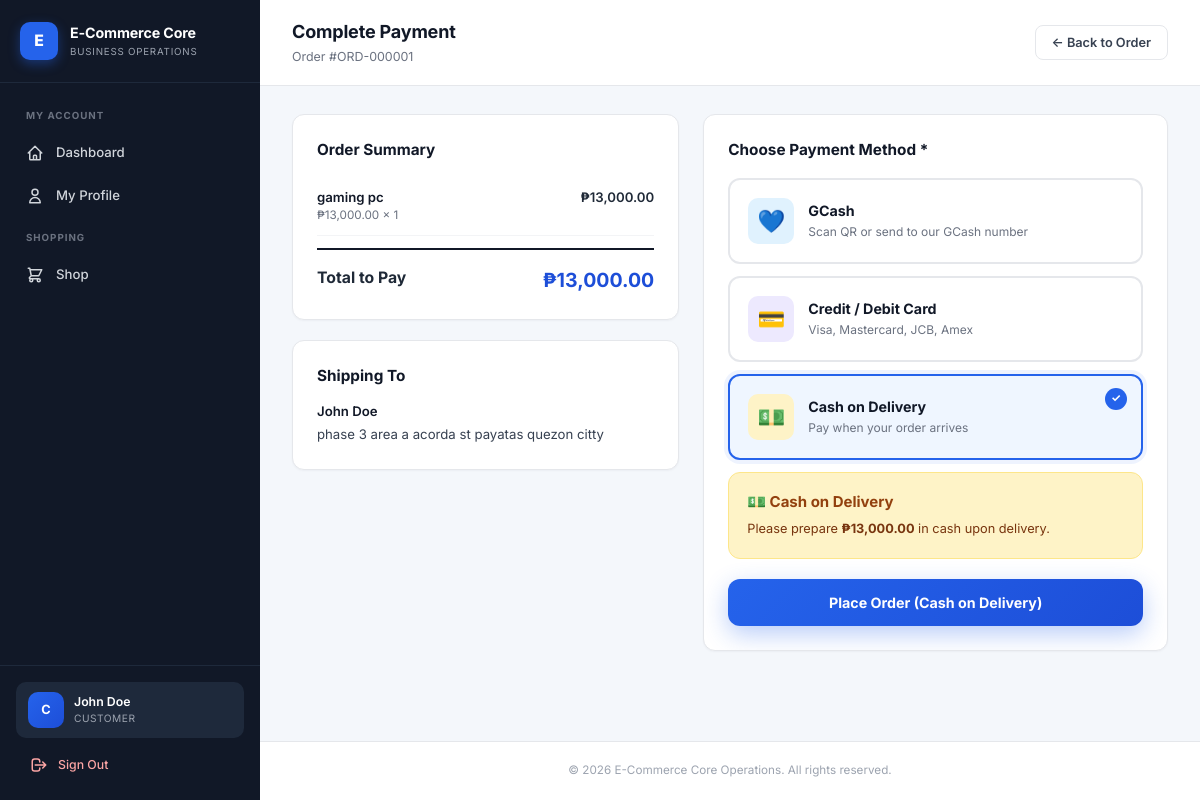
The page /modules/payment.php?id=1 (signed in) on the database its author committed.
### tables this page shows
CREATE TABLE `orders` (
  `id` int(11) NOT NULL,
  `order_number` varchar(20) DEFAULT NULL,
  `user_id` int(11) NOT NULL,
  `total_amount` decimal(10,2) NOT NULL,
  `status` enum('pending','processing','shipped','delivered','cancelled','returned') DEFAULT 'pending',
  `shipping_address` text DEFAULT NULL,
  `contact_phone` varchar(20) DEFAULT NULL,
  `notes` text DEFAULT NULL,
  `payment_method` varchar(50) DEFAULT 'COD',
  `delivery_option` varchar(50) DEFAULT 'standard',
  `delivery_fee` decimal(10,2) DEFAULT 0.00,
  `payment_status` enum('unpaid','pending_verification','paid','refunded') DEFAULT 'unpaid',
  `payment_reference` varchar(100) DEFAULT NULL,
  `payment_proof` varchar(255) DEFAULT NULL,
  `paid_at` datetime DEFAULT NULL,
  `created_at` timestamp NOT NULL DEFAULT current_timestamp()
);

CREATE TABLE `order_items` (
  `id` int(11) NOT NULL,
  `order_id` int(11) NOT NULL,
  `product_id` int(11) NOT NULL,
  `quantity` int(11) NOT NULL,
  `price` decimal(10,2) NOT NULL
);

CREATE TABLE `products` (
  `id` int(11) NOT NULL,
  `name` varchar(150) NOT NULL,
  `description` text DEFAULT NULL,
  `price` decimal(10,2) NOT NULL,
  `category` varchar(50) DEFAULT NULL,
  `stock` int(11) DEFAULT 0,
  `image_url` varchar(255) DEFAULT NULL,
  `created_at` timestamp NOT NULL DEFAULT current_timestamp()
);

### includes/auth.php (called while the page is built, shortened)
<?php
if (!function_exists('baseUrl')) {
    function baseUrl($path = '') {
        $dir = str_replace('\\', '/', dirname($_SERVER['SCRIPT_NAME']));
        $dir = rtrim($dir, '/');
        $dir = preg_replace('#/(modules|api|ai|auth|admin)$#', '', $dir);
        if ($dir === '' || $dir === '.') $dir = '';
        $dir = rtrim($dir, '/') . '/';
        return $dir . ltrim($path, '/');
    }
}
if (!function_exists('e')) {
    function e($s) {
        return htmlspecialchars($s ?? '', ENT_QUOTES, 'UTF-8');
    }
}

### modules/payment.php (the view, shortened to what this page needs)
<?php
require_once __DIR__ . '/../includes/auth.php';
require_once __DIR__ . '/../config/db.php';
$uid = $_SESSION['user_id'];
$orderId = (int)($_GET['id'] ?? 0);
$stmt = $pdo->prepare("SELECT * FROM orders WHERE id = ? AND user_id = ?");
$stmt->execute([$orderId, $uid]);
$order = $stmt->fetch();
$preselectedMethod = $order['payment_method'] ?? '';
$items = $pdo->prepare("SELECT oi.*, p.name, p.image_url FROM order_items oi JOIN products p ON oi.product_id=p.id WHERE oi.order_id=?");
$items->execute([$orderId]);
$orderItems = $items->fetchAll();
require_once __DIR__ . '/../includes/header.php';
?>
<div class="app-layout">
    <?php require __DIR__ . '/../includes/sidebar.php'; ?>
    <div class="main-wrapper">
        <header class="topbar">
            <div class="topbar-left">
                <div>
                    <h2>Complete Payment</h2>
                    <p>Order #<?= e($order['order_number'] ?: 'ORD-' . str_pad($order['id'], 6, '0', STR_PAD_LEFT)) ?></p>
                </div>
            </div>
            <a href="<?= baseUrl('modules/track_order.php?id=' . $orderId) ?>" class="btn btn-secondary">← Back to Order</a>
        </header>
        <div class="page-body">
            <div class="payment-grid">
                <div>
                    <div class="card card-pad" style="margin-bottom:20px;">
                        <h3 class="section-title" style="margin-bottom:16px;">Order Summary</h3>
                        <?php foreach ($orderItems as $it): ?>
                            <div style="display:flex;justify-content:space-between;padding:10px 0;border-bottom:1px solid #f3f4f6;font-size:.88rem;">
                                <div>
                                    <div style="font-weight:600;color:#111827;"><?= e($it['name']) ?></div>
                                    <div style="color:#6b7280;font-size:.78rem;">₱<?= number_format($it['price'], 2) ?> × <?= $it['quantity'] ?></div>
                                </div>
                                <div style="font-weight:600;">₱<?= number_format($it['price'] * $it['quantity'], 2) ?></div>
                            </div>
                        <?php endforeach; ?>
                        <div style="display:flex;justify-content:space-between;padding:16px 0 0;border-top:2px solid #111827;margin-top:12px;">
                            <strong style="font-size:1.05rem;">Total to Pay</strong>
                            <strong style="color:#1d4ed8;font-size:1.3rem;">₱<?= number_format($order['total_amount'], 2) ?></strong>
                        </div>
                    </div>
                    <div class="card card-pad">
                        <h3 class="section-title" style="margin-bottom:12px;">Shipping To</h3>
                        <div style="font-size:.88rem;line-height:1.7;">
                            <div style="font-weight:600;color:#111827;"><?= e($_SESSION['full_name'] ?? '') ?></div>
                            <div style="color:#374151;"><?= nl2br(e($order['shipping_address'])) ?></div>
                        </div>
                    </div>
                </div>
                <div>
                    <div class="card card-pad">
                        <h3 class="section-title" style="margin-bottom:16px;">Choose Payment Method *</h3>
                        <form method="POST" action="<?= baseUrl('api/verify_payment.php') ?>" enctype="multipart/form-data" id="paymentForm" novalidate>
                            <div class="method-card <?= $preselectedMethod === 'GCash' ? 'selected' : '' ?>" data-method="GCash" onclick="selectMethod('GCash')">
                                <div class="method-icon" style="background:#e0f2fe;">💙</div>
                                <div class="method-info"><h4>GCash</h4><p>Scan QR or send to our GCash number</p></div>
                            </div>
                            <div class="method-card <?= $preselectedMethod === 'Card' ? 'selected' : '' ?>" data-method="Card" onclick="selectMethod('Card')">
                                <div class="method-icon" style="background:#ede9fe;">💳</div>
                                <div class="method-info"><h4>Credit / Debit Card</h4><p>Visa, Mastercard, JCB, Amex</p></div>
                            </div>
                            <div class="method-card <?= $preselectedMethod === 'COD' ? 'selected' : '' ?>" data-method="COD" onclick="selectMethod('COD')">
                                <div class="method-icon" style="background:#fef3c7;">💵</div>
                                <div class="method-info"><h4>Cash on Delivery</h4><p>Pay when your order arrives</p></div>
                            </div>
                            <div id="panel-COD" class="payment-panel">
                                <div style="background:#fef3c7;padding:18px;border-radius:12px;margin-top:12px;border:1px solid #fde68a;">
                                    <h4 style="margin:0 0 6px;color:#92400e;">💵 Cash on Delivery</h4>
                                    <p style="color:#78350f;font-size:.85rem;margin:0;line-height:1.6;">
                                        Please prepare <strong>₱<?= number_format($order['total_amount'], 2) ?></strong> in cash upon delivery.
                                    </p>
                                </div>
                            </div>
                            <button type="submit" class="btn-submit" id="submitBtn" disabled>
                                <span id="submitText">Select a payment method to continue</span>
                            </button>
                        </form>
                    </div>
                </div>
            </div>
        </div>
        <?php require __DIR__ . '/../includes/footer.php'; ?>

### assets/css/style.css (style rules this page uses)
*, *::before, *::after { box-sizing: border-box; }
html, body { margin: 0; padding: 0; font-family: 'Inter', -apple-system, BlinkMacSystemFont, 'Segoe UI', Roboto, sans-serif; background: #f4f7fb; color: #1f2937; font-size: 15px; line-height: 1.5; -webkit-font-smoothing: antialiased; }
.app-layout { display: flex; min-height: 100vh; width: 100%; }
.main-wrapper { flex: 1; margin-left: 260px; min-height: 100vh; display: flex; flex-direction: column; width: calc(100% - 260px); min-width: 0; }
.topbar { background: #fff; border-bottom: 1px solid #e5e7eb; padding: 18px 32px; display: flex; justify-content: space-between; align-items: center; position: sticky; top: 0; z-index: 30; gap: 16px; }
.topbar-left { display: flex; align-items: center; gap: 14px; min-width: 0; flex: 1; }
.topbar-left > div { min-width: 0; }
.topbar h2 { font-size: 1.2rem; font-weight: 700; color: #111827; margin: 0; letter-spacing: -0.01em; white-space: nowrap; overflow: hidden; text-overflow: ellipsis; }
.topbar p { color: #6b7280; font-size: 0.83rem; margin: 3px 0 0; white-space: nowrap; overflow: hidden; text-overflow: ellipsis; }
.page-body { padding: 28px 32px; flex: 1; width: 100%; }
.card { background: #fff; border: 1px solid #e5e7eb; border-radius: 12px; box-shadow: 0 1px 2px rgba(16, 24, 40, 0.04); overflow: hidden; }
.card-pad { padding: 24px; }
.btn { display: inline-flex; align-items: center; justify-content: center; gap: 6px; padding: 9px 16px; border-radius: 8px; font-size: 0.85rem; font-weight: 600; text-decoration: none; cursor: pointer; border: 1px solid transparent; transition: all 0.15s ease; white-space: nowrap; font-family: inherit; line-height: 1.2; }
.btn-secondary { background: #fff; color: #374151; border-color: #e5e7eb; }
.section-title { font-size: 1.02rem; font-weight: 700; color: #111827; margin: 0; }

### modules/payment.php (style rules this page uses)
.payment-grid { display: grid; grid-template-columns: 1fr 1.2fr; gap: 24px; }
.method-card { background:#fff; border:2px solid #e5e7eb; border-radius:12px; padding:18px; margin-bottom:12px; cursor:pointer; transition:all .15s; display:flex; align-items:center; gap:14px; position:relative; }
.method-card.selected { border-color:#2563eb; background:#eff6ff; box-shadow:0 0 0 4px rgba(37,99,235,.08); }
.method-card.selected::after { content:'✓'; position:absolute; top:12px; right:14px; background:#2563eb; color:#fff; width:22px; height:22px; border-radius:50%; display:flex; align-items:center; justify-content:center; font-size:.75rem; font-weight:700; }
.method-icon { width:46px; height:46px; border-radius:10px; display:flex; align-items:center; justify-content:center; font-size:1.5rem; background:#f4f7fb; flex-shrink:0; }
.method-info { flex:1; }
.method-info h4 { margin:0 0 2px; font-weight:700; color:#111827; font-size:.95rem; }
.method-info p { margin:0; color:#6b7280; font-size:.8rem; }
.payment-panel { display:none; margin-top:12px; }
.payment-panel.active { display:block; }
.btn-submit { width:100%; padding:15px 20px; background:linear-gradient(135deg,#2563eb,#1d4ed8); color:#fff; border:none; border-radius:12px; font-size:.95rem; font-weight:700; font-family:inherit; cursor:pointer; transition:all .2s; box-shadow:0 8px 24px rgba(37,99,235,.32); display:flex; align-items:center; justify-content:center; gap:8px; margin-top:20px; }

### rows shown on the page
orders: order_number "ORD-000001", total_amount "13,000.00", shipping_address "phase 3 area a acorda st payatas quezon citty"
order_items: product.name "gaming pc", price "13,000.00", quantity "1", $it['price'] * $it['quantity'] "13,000.00"

### other values the page prints
$initial "C"
$_SESSION['full_name'] "John Doe"
$role === 'product_manager' ? 'PRODUCT MANAGER' : strtoupper($role) "CUSTOMER"
